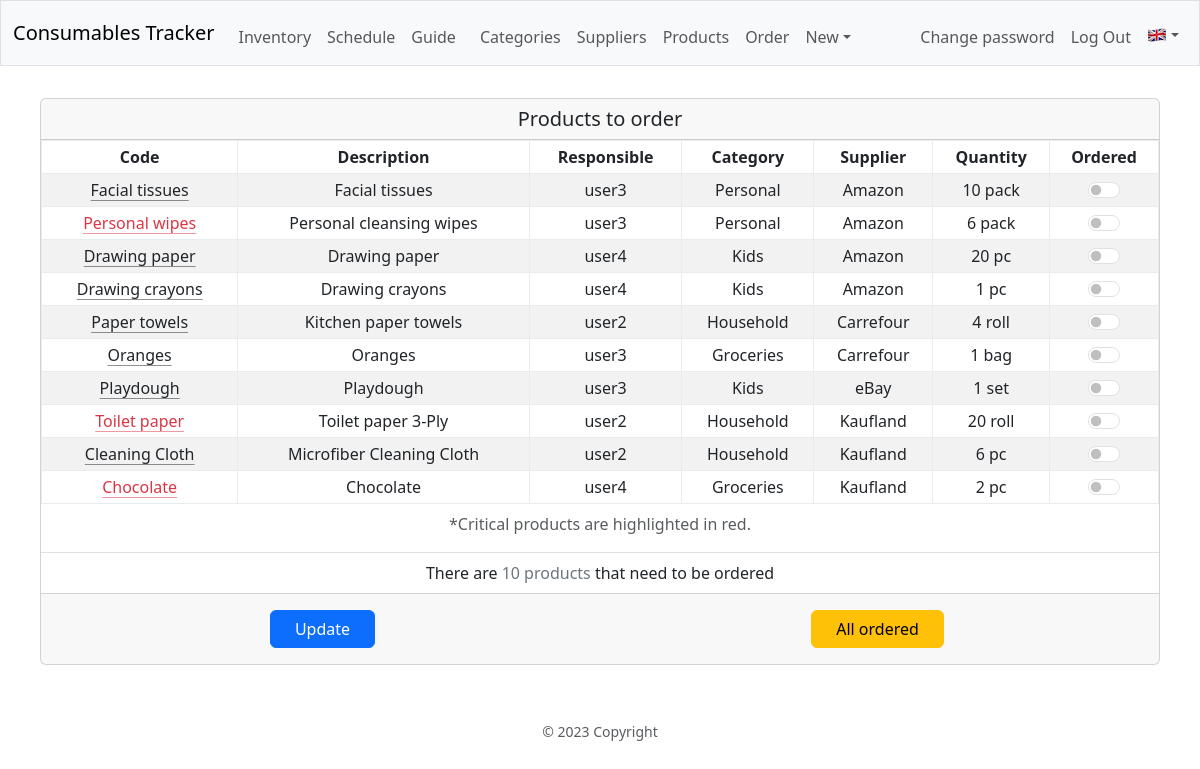
Page /product/products-to-order (signed in) on the committed database.
### database.py (models this page shows, shortened)
class Base(MappedAsDataclass, DeclarativeBase):
    id: Mapped[int] = mapped_column(init=False, primary_key=True)

class Product(Base):
    name: Mapped[str] = mapped_column(unique=True)
    description: Mapped[str]
    responsible_id = mapped_column(ForeignKey("users.id"), nullable=False)
    responsible: Mapped[User] = relationship(back_populates="products",
                                             repr=False)
    category_id = mapped_column(ForeignKey("categories.id"), nullable=False)
    category: Mapped[Category] = relationship(back_populates="products",
                                              repr=False)
    supplier_id = mapped_column(ForeignKey("suppliers.id"), nullable=False)
    supplier: Mapped[Supplier] = relationship(back_populates="products",
                                              repr=False)
    meas_unit: Mapped[str]
    min_stock: Mapped[int]
    ord_qty: Mapped[int]
    to_order: Mapped[bool] = mapped_column(default=False)
    critical: Mapped[bool] = mapped_column(default=False)
    in_use: Mapped[bool] = mapped_column(default=True)
    __table_args__ = (
        Index('idx_product_name', 'name'),
        Index('idx_product_to_order', 'to_order'),
        Index('idx_product_in_use', 'in_use'),
    )
    code = synonym("name")

class User(Base):
    name: Mapped[str] = mapped_column(unique=True)
    password: Mapped[str] = mapped_column(repr=False)
    products: Mapped[List["Product"]] = relationship(
        default_factory=list, back_populates="responsible", repr=False)
    admin: Mapped[bool] = mapped_column(default=False)
    in_use: Mapped[bool] = mapped_column(default=True)
    done_inv: Mapped[bool] = mapped_column(default=True)
    reg_req: Mapped[bool] = mapped_column(default=True)
    req_inv: Mapped[bool] = mapped_column(default=False)
    details: Mapped[Optional[str]] = mapped_column(default="", repr=False)
    email: Mapped[Optional[str]] = mapped_column(default="", repr=False)
    sat_group: Mapped[int] = mapped_column(default=1)
    __table_args__ = (
        Index('idx_user_name', 'name'),
        Index('idx_user_in_use', 'in_use'),
    )
    username = synonym("name")

class Category(Base):
    name: Mapped[str] = mapped_column(unique=True)
    products: Mapped[List["Product"]] = relationship(
        default_factory=list, back_populates="category", repr=False)
    in_use: Mapped[bool] = mapped_column(default=True)
    description: Mapped[Optional[str]] = mapped_column(
        default="", repr=False)
    __table_args__ = (
        Index('idx_category_name', 'name'),
        Index('idx_category_in_use', 'in_use'),
    )

class Supplier(Base):
    name: Mapped[str] = mapped_column(unique=True)
    products: Mapped[List["Product"]] = relationship(
        default_factory=list, back_populates="supplier", repr=False)
    in_use: Mapped[bool] = mapped_column(default=True)
    details: Mapped[Optional[str]] = mapped_column(
        default="", repr=False)
    __table_args__ = (
        Index('idx_supplier_name', 'name'),
        Index('idx_supplier_in_use', 'in_use'),
    )

### blueprints/prod/prod.py (the view, shortened to what this page needs)
@prod_bp.route("/products-to-order", methods=["GET", "POST"])
def products_to_order():
    logger.info("Order page")
    prod_to_order_form: ProdToOrderForm = ProdToOrderForm()
    with dbSession() as db_session:
        prods = db_session.scalars(
            select(Product)
            .join(Product.supplier)
            .options(
                defer(Product.min_stock, raiseload=True),
                joinedload(Product.responsible).load_only(User.name),
                joinedload(Product.category).load_only(Category.name),
                joinedload(Product.supplier).load_only(Supplier.name),
                raiseload("*"))
            .filter(Product.to_order)
            .order_by(func.lower(Supplier.name))
        ).unique().all()
    if prods:
        session["last_url"] = url_for(".products_to_order")
        return render_template(
            "prod/products_to_oder.html",
            products=prods,
            form=prod_to_order_form)
    else:
        logger.debug("There are no products that need to be ordered")
        flash(gettext("There are no products that need to be ordered"),
              "warning")
        return redirect(session["last_url"])

### blueprints/prod/prod.py
class ProdToOrderForm(FlaskForm):
    """Flask-WTF form used just for csrf token."""

### app.py (called while the page is built, shortened)
def get_locale() -> Literal["ro", "en"]:
    if language := session.get("language"):
        return language

@app.context_processor
def inject_now():
    return {'now': datetime.utcnow()}

### helpers.py (called while the page is built)
def record_factory(*args, **kwargs):
    record = old_factory(*args, **kwargs)
    try:
        record.user = session.get("user_name", default="__x__")
    except RuntimeError:
        record.user = "_sys_"
    record.tztime = datetime.now(
        tz=ZoneInfo("Europe/Bucharest")).strftime("%d.%m %H:%M")
    return record

def admin_required(f):
    @wraps(f)
    def decorated_function(*args, **kwargs):
        if (session.get("user_id") is None) or (not session.get("admin")):
            flash(gettext("You have to be an admin..."), "warning")
            return redirect(url_for("auth.login"))
        return f(*args, **kwargs)
    return decorated_function

### blueprints/prod/templates/prod/products_to_oder.html (shortened to what this page needs)
{% extends "layout.html" %}
{% block main %}
<form method="POST">
    <div class="card mx-auto mb-3" style="max-width: 70rem;">
        <div class="card-header h5 py-2">
            {{ gettext("Products to order") }}
        </div>
        <ul class="list-group list-group-flush">
            <li class="list-group-item p-0">
                <div class="table-responsive mx-auto" style="width: auto;">
                    <table class="table align-middle table-sm table-hover table-bordered border-light-subtle table-striped">
                        <caption class="text-center pb-0">{{ gettext("*Critical products are highlighted in red.") }}</caption>
                        <thead>
                            <tr>
                                <th class="px-1">{{ gettext("Code") }}</th>
                                <th class="px-1">{{ gettext("Description") }}</th>
                                <th class="px-1">{{ gettext("Responsible") }}</th>
                                <th class="px-1">{{ gettext("Category") }}</th>
                                <th class="px-1">{{ gettext("Supplier") }}</th>
                                <th class="px-1">{{ gettext("Quantity") }}</th>
                                <th class="px-1">{{ gettext("Ordered") }}</th>
                            </tr>
                        </thead>
                        <tbody>
                            {% for product in products %}
                            <tr>
                                <td>
                                    <span><a class="
                                    {% if product.critical %}
                                        link-danger
                                    {% else %}
                                        link-dark
                                    {% endif %}
                                    link-offset-2 link-underline-opacity-50 link-underline-opacity-100-hover" href="{{ url_for('prod.edit_product', product=product.name) }}">{{ product.name }}</a>
                                    </span>
                                </td>
                                <td>{{ product.description }}</td>
                                <td>{{ product.responsible.name }}</td>
                                <td>{{ product.category.name }}</td>
                                <td>{{ product.supplier.name }}</td>
                                <td>{{ product.ord_qty }} {{ product.meas_unit }}</td>
                                <td>
                                    <div class="form-switch">
                                        <input class="form-check-input" type="checkbox" role="switch" id="{{ product.id }}" name="{{ product.id }}">
                                    </div>
                                </td>
                            </tr>
                            {% endfor %}
                        </tbody>
                    </table>
                </div>
            </li>
            <li class="list-group-item">
                {{ ngettext("There is", "There are", products|length) }} <span class="text-secondary">{{ products|length }} {{ ngettext("product", "products", products|length) }}</span> {{ ngettext("that needs to be ordered", "that need to be ordered", products|length) }}
            </li>
        </ul>
        <div class="card-footer py-3">
            <div class="row row-cols-2 g-4">
                <div class="col">
                    <input class="btn btn-primary px-4" type="submit" value="{{ gettext("Update") }}">
                </div>
                <div class="col">
                    <button type="button" class="btn btn-warning px-4" data-bs-toggle="modal" data-bs-target="#deleteModal">{{ gettext("All ordered") }}</button>
                </div>
            </div>
        </div>
    </div>
</form>
{% endblock %}

### rows in the picture
Product: name "Facial tissues", description "Facial tissues", responsible.name "user3", category.name "Personal", supplier.name "Amazon", ord_qty "10", meas_unit "pack"
Product: name "Personal wipes", description "Personal cleansing wipes", responsible.name "user3", category.name "Personal", supplier.name "Amazon", ord_qty "6", meas_unit "pack"
Product: name "Drawing paper", description "Drawing paper", responsible.name "user4", category.name "Kids", supplier.name "Amazon", ord_qty "20", meas_unit "pc"
Product: name "Drawing crayons", description "Drawing crayons", responsible.name "user4", category.name "Kids", supplier.name "Amazon", ord_qty "1", meas_unit "pc"
Product: name "Paper towels", description "Kitchen paper towels", responsible.name "user2", category.name "Household", supplier.name "Carrefour", ord_qty "4", meas_unit "roll"
Product: name "Oranges", description "Oranges", responsible.name "user3", category.name "Groceries", supplier.name "Carrefour", ord_qty "1", meas_unit "bag"
Product: name "Playdough", description "Playdough", responsible.name "user3", category.name "Kids", supplier.name "eBay", ord_qty "1", meas_unit "set"
Product: name "Toilet paper", description "Toilet paper 3-Ply", responsible.name "user2", category.name "Household", supplier.name "Kaufland", ord_qty "20", meas_unit "roll"
Product: name "Cleaning Cloth", description "Microfiber Cleaning Cloth", responsible.name "user2", category.name "Household", supplier.name "Kaufland", ord_qty "6", meas_unit "pc"
Product: name "Chocolate", description "Chocolate", responsible.name "user4", category.name "Groceries", supplier.name "Kaufland", ord_qty "2", meas_unit "pc"

### other values in the picture
{{ gettext("Inventory") }} "Inventory"
{{ gettext("Schedule") }} "Schedule"
{{ gettext("Guide") }} "Guide"
{{ gettext("Categories") }} "Categories"
{{ gettext("Suppliers") }} "Suppliers"
{{ gettext("Products") }} "Products"
{{ gettext("Order") }} "Order"
{{ gettext("New") }} "New"
{{ gettext("Change password") }} "Change password"
{{ gettext("Products to order") }} "Products to order"
{{ gettext("*Critical products are highlighted in red.") }} "*Critical products are highlighted in red."
{{ gettext("Code") }} "Code"
{{ gettext("Description") }} "Description"
{{ gettext("Responsible") }} "Responsible"
{{ gettext("Category") }} "Category"
